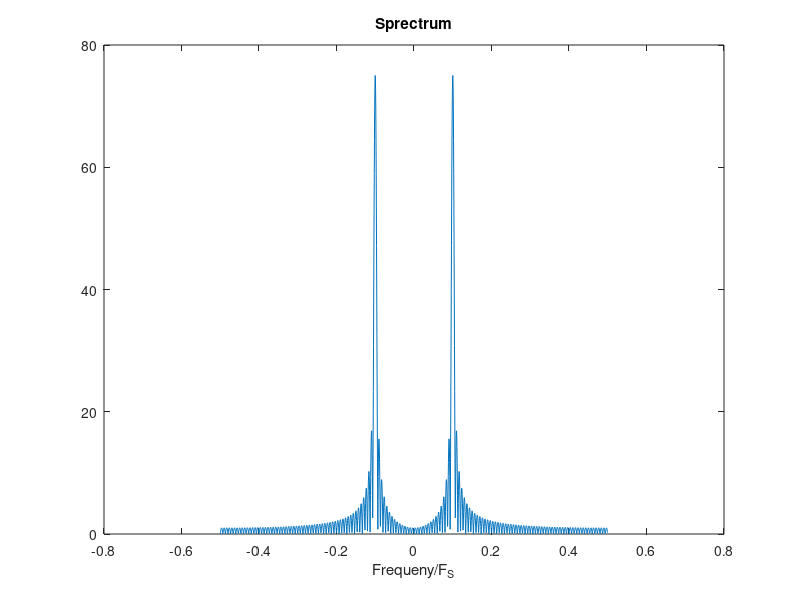

Write MATLAB code to recreate this figure.
clc
clear all
close all
n=[0:149]
N=2048
X1=cos(2*pi*n/10)
X=abs(fft(X1,N))
X=fftshift(X)
F=[-N/2:N/2-1]/N
plot(F,X)
xlabel('Frequeny/F_S')
title('Sprectrum')
